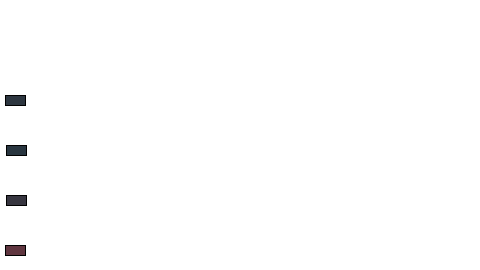
Frame 1 (no input)
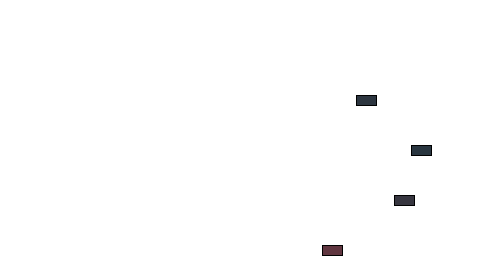
Frame 60 (the mouse pressed at the canvas centre just before this capture)
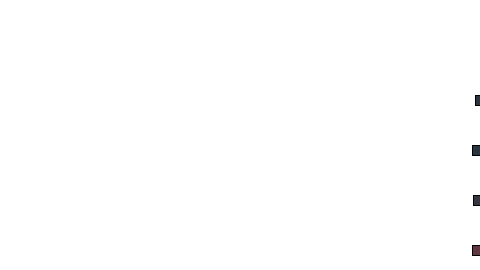
Frame 120 (the mouse held since frame 60 and released just before this capture)

The Processing sketch that drew these frames (run headless with seeded random() and noise(); from frame 60 on, the mouse is pressed at the canvas centre):

// Processing sketch: multiples_objetos
// ── multiples_objetos.pde

Car[] cars = new Car[4];
Car myCar; 

void setup() {
  size(480, 270);
  cars[0] = new Car(random(4, 7), 100);
  cars[1] = new Car(random(4, 7), 150);
  cars[2] = new Car(random(4, 7), 200);
  cars[3] = new Car(random(4, 7), 250);
}

void draw() {
  background(255);

  for (Car car : cars) {
    car.move();
    car.display();
  }
}
class Car { 
  // Variables.
  color c; 
  float xpos;
  float ypos;
  float xspeed;

  Car(float velocidad, int y_pos) { 
    c = color(random(175), 54, 64);
    xpos = 10;
    ypos = y_pos;
    xspeed = velocidad;
  }

  void display() { 
    rectMode(CENTER);
    stroke(0);
    fill(c);
    rect(xpos, ypos, 20, 10);
  }

  void move() { 
    xpos = xpos + xspeed;
    if (xpos > width) {
      xspeed = 0;
    }
  }
}
